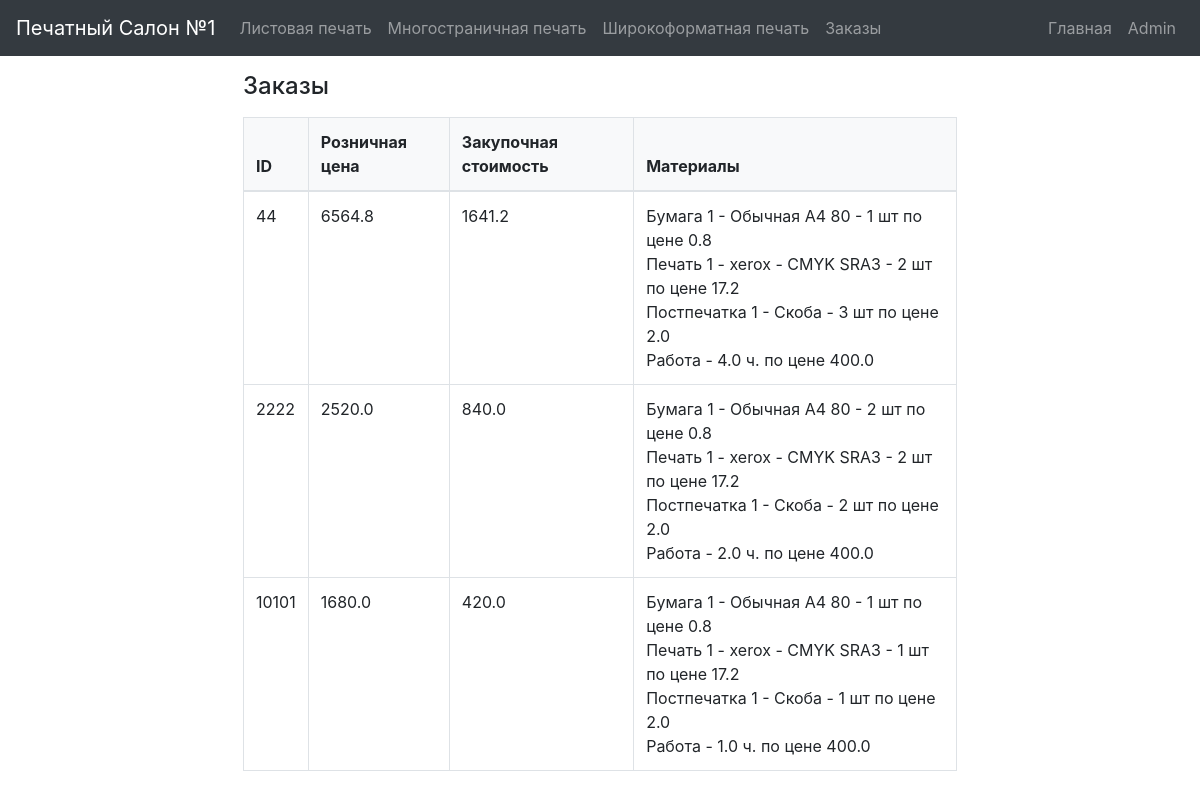
The page /orders on the database its author committed.
### models.py (models this page shows)
class Order(db.Model):
    id = db.Column(db.Integer, primary_key=True)
    retail_price = db.Column(db.Float, nullable=False)
    cost_price = db.Column(db.Float, nullable=False)
    materials = db.Column(db.String, nullable=False)

### app.py (the view)
@app.route('/orders')
@app.route('/calculator/orders')
def show_orders():
    orders = Order.query.all()
    return render_template('Calculator/orders.html', orders=orders)

### templates/Calculator/orders.html
{% extends 'Calculator/calculator.html' %}
{% block content %}
<div class="container mt-3">
    <h2 class="mb-3">Заказы</h2>
    <table class="table table-bordered">
        <thead style="background-color: #f8f9fa;">
            <tr>
                <th>ID</th>
                <th>Розничная цена</th>
                <th>Закупочная стоимость</th>
                <th>Материалы</th>
            </tr>
        </thead>
        <tbody>
            {% for order in orders %}
            <tr>
                <td>{{ order.id }}</td>
                <td>{{ order.retail_price }}</td>
                <td>{{ order.cost_price }}</td>
                <td class="materials-cell">{{ order.materials }}</td>
            </tr>
            {% endfor %}
        </tbody>
    </table>
</div>
{% endblock %}

### static/styles.css (style rules this page uses)
.container { margin-top: 10px; max-width: 80%; }
.table { width: 100%; }
.table thead th { background-color: #f8f9fa; }
h2 { font-size: 1.5rem; }
.materials-cell { white-space: pre-line; }

### rows shown on the page
Order: id "44", retail_price "6564.8", cost_price "1641.2", materials "Бумага 1 - Обычная А4 80 - 1 шт по цене 0.8 Печать 1 - xerox - CMYK SRA3 - 2 шт по цене 17.2 Постпечатка 1 - Скоба - 3 шт по цене 2.0 Работа - 4.0 ч. по цене 400.0"
Order: id "2222", retail_price "2520.0", cost_price "840.0", materials "Бумага 1 - Обычная А4 80 - 2 шт по цене 0.8 Печать 1 - xerox - CMYK SRA3 - 2 шт по цене 17.2 Постпечатка 1 - Скоба - 2 шт по цене 2.0 Работа - 2.0 ч. по цене 400.0"
Order: id "10101", retail_price "1680.0", cost_price "420.0", materials "Бумага 1 - Обычная А4 80 - 1 шт по цене 0.8 Печать 1 - xerox - CMYK SRA3 - 1 шт по цене 17.2 Постпечатка 1 - Скоба - 1 шт по цене 2.0 Работа - 1.0 ч. по цене 400.0"
